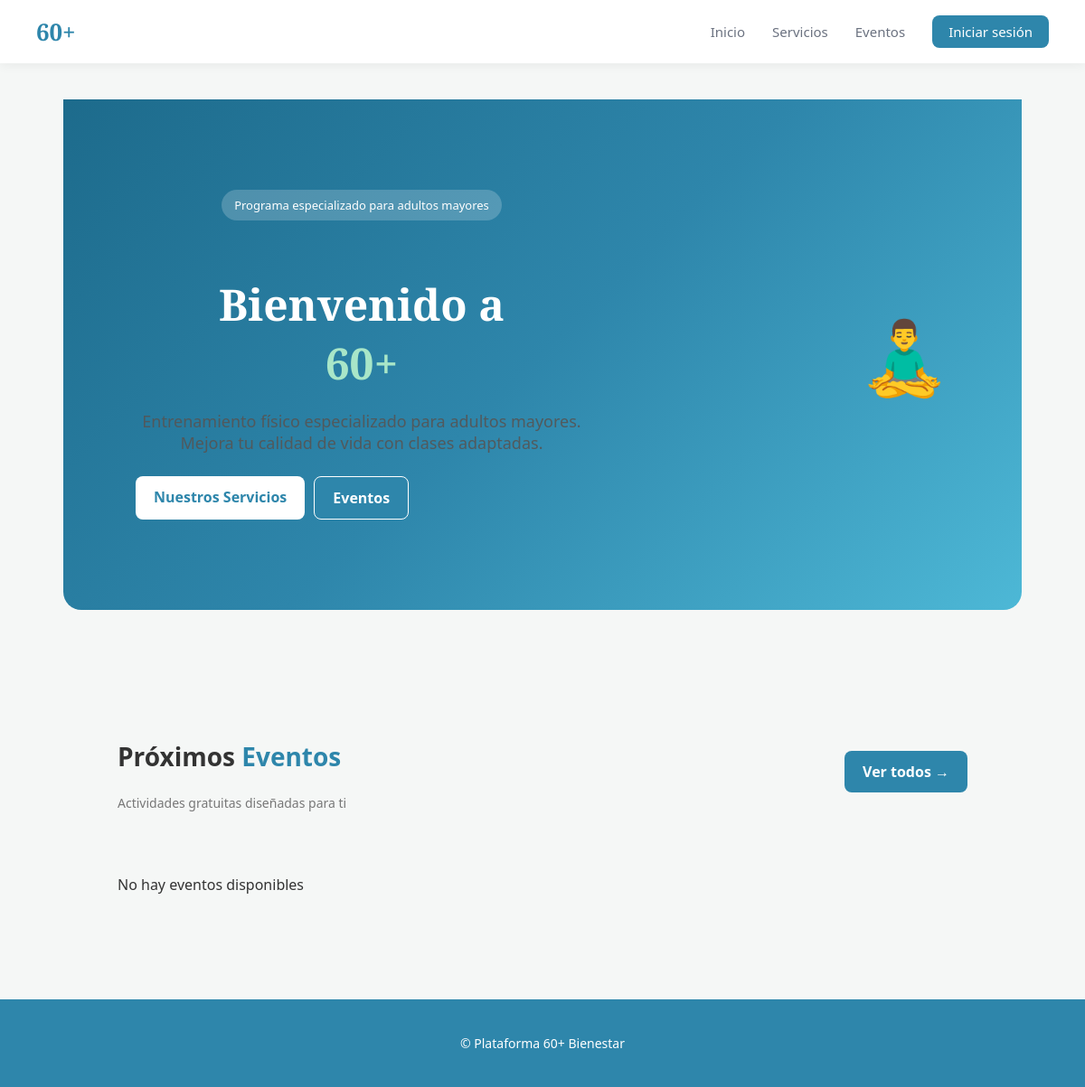
The app's page /, older data.
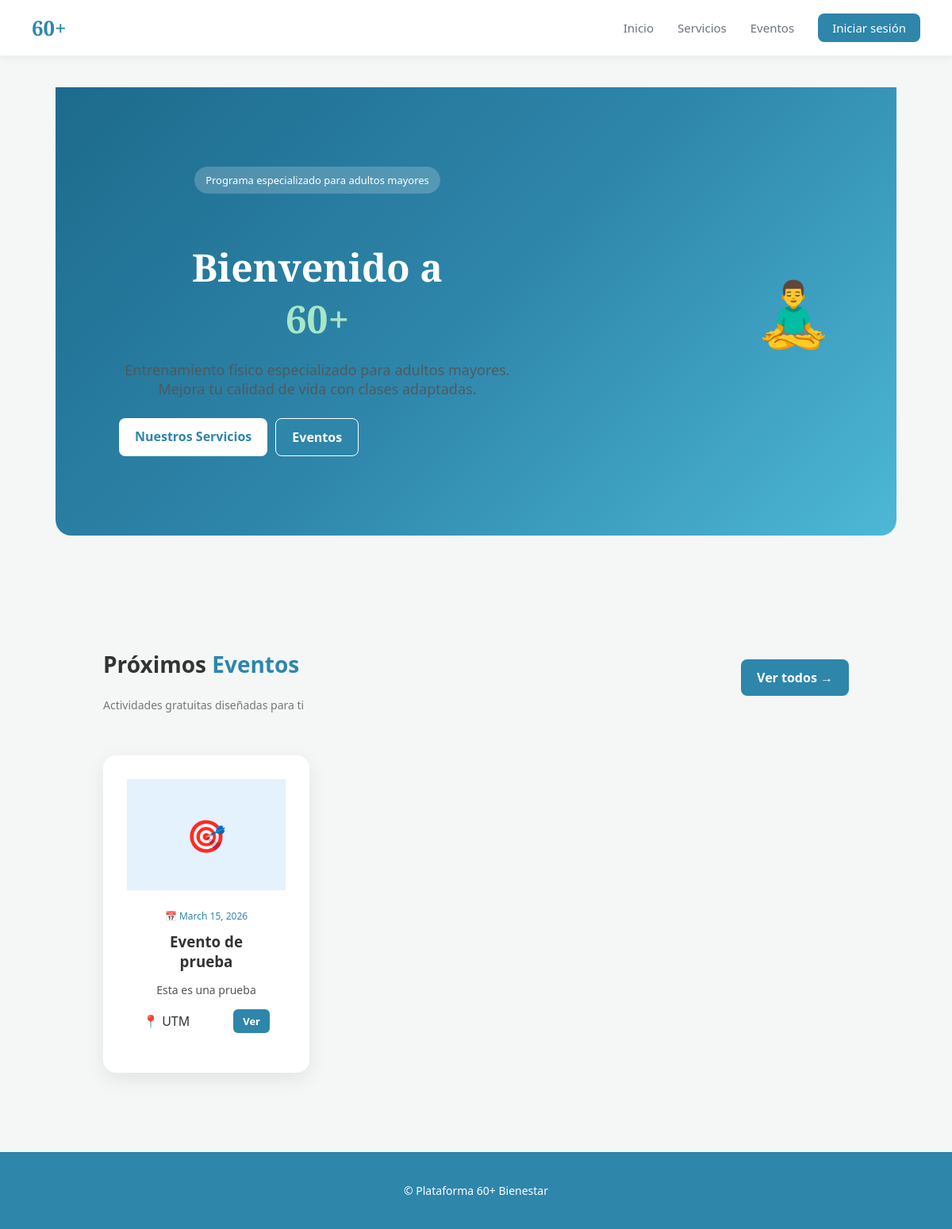
The same page, newer data.
### inicio/models.py (models this page shows, shortened)
class Evento(models.Model):
    nombre = models.CharField(max_length=200)
    descripcion = models.TextField()
    fecha = models.DateField()
    lugar = models.CharField(max_length=200)
    cupo_maximo = models.IntegerField()
    estado = models.CharField(
        max_length=20,
        choices=[
            ('proximo','Próximo'),
            ('realizado','Realizado')
        ]
    )

### inicio/views.py (the view)
# urls.py: path('', views.inicio, name='inicio'),
def inicio(request):
    eventos = Evento.objects.filter(estado='proximo')[:3]
    return render(request, 'inicio/inicio.html',{
        'eventos':eventos
    })

### inicio/templates/inicio/inicio.html
{% extends 'inicio/base.html' %}
{% load static %}
{% block extra_css %}
<link rel="stylesheet" href="{% static 'inicio/css/inicio.css' %}?v=3">
{% endblock %}
{% block content %}
<section class="hero">
    <div class="hero-content">
        <div class="hero-badge">Programa especializado para adultos mayores</div>
        <h1>Bienvenido a<br><em>60+</em></h1>
        <p>
            Entrenamiento físico especializado para adultos mayores. Mejora tu calidad de vida con clases adaptadas.
        </p>
        <div class="hero-buttons">
            <a href="{% url 'servicios' %}" class="btn btn-white">Nuestros Servicios</a>
            <a href="{% url 'eventos' %}" class="btn btn-outline">Eventos</a>
        </div>
    </div>
    <div class="hero-image">
        <div class="hero-img">
            🧘‍♂️
        </div>
    </div>
</section>
<section class="section">
    <div class="section-header">
        <div>
            <h2>Próximos <span>Eventos</span></h2>
            <p>Actividades gratuitas diseñadas para ti</p>
        </div>
        <a href="{% url 'eventos' %}" class="btn btn-blue">
            Ver todos →
        </a>
    </div>
    <div class="cards">
        {% for evento in eventos %}
        <div class="card">
            <div class="card-img">🎯</div>
            <div class="card-body">
                <span class="date">📅 {{ evento.fecha }}</span>
                <h3>{{ evento.nombre }}</h3>
                <p>{{ evento.descripcion|truncatechars:100 }}</p>
                <div class="card-footer">
                    <span>📍 {{ evento.lugar }}</span>
                    <a href="{% url 'detalle_evento' evento.id %}" class="btn btn-small">
                        Ver
                    </a>
                </div>
            </div>
        </div>
        {% empty %}
        <p>No hay eventos disponibles</p>
        {% endfor %}
    </div>
</section>
{% endblock %}

### inicio/templates/inicio/base.html (shortened to what this page needs)
{% load static %}
<!DOCTYPE html>
<html lang="es">
<head>
    <link rel="stylesheet" href="{% static 'inicio/css/style.css' %}">
    {% block extra_css %}{% endblock %}
</head>
<body>
<nav class="nav">
    <div class="nav-container">
        <div class="logo">
            60<span>+</span>
        </div>
        <ul class="nav-links">
            <li><a href="{% url 'inicio' %}">Inicio</a></li>
            <li><a href="{% url 'servicios' %}">Servicios</a></li>
            <li><a href="{% url 'eventos' %}">Eventos</a></li>
            {% if user.is_authenticated %}
            <li>
                <form id="logout-form" method="post" action="{% url 'logout' %}">
                    {% csrf_token %}
                </form>
                <a href="#" onclick="document.getElementById('logout-form').submit(); return false;">
                    Cerrar sesión
                </a>
            </li>
            {% else %}
            <li>
                <a href="{% url 'login' %}" class="btn-nav">
                    Iniciar sesión
                </a>
            </li>
            {% endif %}
        </ul>
    </div>
</nav>
<main>
{% block content %}
{% endblock %}
</main>
<footer class="footer">
<p>© Plataforma 60+ Bienestar</p>
</footer>
</body>
</html>

### inicio/static/inicio/css/style.css (style rules this page uses)
* { box-sizing:border-box; }
html,body { height:100%; margin:0; }
body { font-family:'Segoe UI',Roboto,Arial,sans-serif; background:#f5f7f6; color:#333; display:flex; flex-direction:column; min-height:100vh; }
.nav { background: white; box-shadow: 0 2px 12px rgba(0,0,0,0.06); position: sticky; top: 0; z-index: 1000; }
.nav-container { max-width: 1200px; margin: auto; padding: 0 40px; height: 70px; display: flex; align-items: center; justify-content: space-between; }
.logo { font-family: 'Playfair Display', serif; font-size: 26px; font-weight: 700; color: #2E86AB; }
.logo span { color: #2E86AB; }
.nav-links { list-style: none; display: flex; gap: 30px; align-items: center; }
.nav-links a { text-decoration: none; color: #6B7280; font-weight: 500; font-size: 15px; transition: 0.2s; }
.btn-nav { background: #2E86AB; color: white !important; padding: 8px 18px; border-radius: 8px; font-weight: 600; }
main { flex:1; padding:40px 20px; max-width:1100px; margin:auto; width:100%; }
.hero { text-align:center; padding:100px 20px; background:linear-gradient(135deg,#b7e4c7,#d8f3dc); border-radius:12px; margin-bottom:60px; }
.hero h1 { font-size:40px; margin-bottom:12px; }
.hero p { font-size:18px; color:#555; margin-bottom:30px; }
.btn { display:inline-block; background:#2E86AB; color:white; padding:12px 26px; border-radius:8px; text-decoration:none; font-weight:500; transition:all .2s; }
.cards { display:flex; gap:30px; flex-wrap:wrap; justify-content:center; margin-top:40px; }
.card { background:white; padding:30px; width:260px; border-radius:12px; box-shadow:0 8px 25px rgba(0,0,0,0.08); text-align:center; transition:transform .2s, box-shadow .2s; }
.card h3 { margin-bottom:10px; }
.card p { color:#666; }
.footer { background:#2E86AB; color:white; text-align:center; padding:25px; margin-top:auto; font-size:14px; }

### inicio/static/inicio/css/inicio.css (style rules this page uses)
.hero { width: 100%; background: linear-gradient(135deg, #1d6b8c, #2E86AB, #4db8d6); padding: 100px 80px; display: flex; align-items: center; justify-content: space-between; color: white; border-radius: 0 0 20px 20px; }
.hero-content { max-width: 500px; }
.hero-badge { background: rgba(255,255,255,0.2); padding: 8px 14px; border-radius: 20px; font-size: 13px; margin-bottom: 20px; display: inline-block; }
.hero h1 { font-family: 'Playfair Display', serif; font-size: 48px; margin-bottom: 20px; }
.hero h1 em { color: #a8e6c8; font-style: normal; }
.hero p { margin-bottom: 25px; opacity: 0.9; }
.hero-buttons { display: flex; gap: 10px; }
.btn { padding: 12px 20px; border-radius: 8px; text-decoration: none; font-weight: 600; }
.btn-white { background: white; color: #2E86AB; }
.btn-outline { border: 1px solid white; color: white; }
.hero-image { font-size: 80px; }
.section { padding: 60px; }
.section-header { display: flex; justify-content: space-between; align-items: center; margin-bottom: 30px; }
.section-header h2 { font-size: 28px; }
.section-header span { color: #2E86AB; }
.section-header p { color: #777; font-size: 14px; }
.btn-blue { background: #2E86AB; color: white; }
.cards { display: grid; grid-template-columns: repeat(3, 1fr); gap: 30px; }
.card { background: white; border-radius: 16px; overflow: hidden; box-shadow: 0 8px 24px rgba(0,0,0,0.08); }
.card-img { height: 140px; background: #e3f2fd; display: flex; align-items: center; justify-content: center; font-size: 40px; }
.card-body { padding: 20px; }
.date { font-size: 12px; color: #2E86AB; }
.card h3 { margin: 10px 0; }
.card p { font-size: 14px; color: #555; }
.card-footer { display: flex; justify-content: space-between; align-items: center; margin-top: 15px; }
.btn-small { background: #2E86AB; color: white; padding: 6px 12px; font-size: 13px; border-radius: 6px; }

Row changes from the older to the newer data that the page shows:
added Evento: fecha "March 15, 2026", nombre "Evento de prueba", descripcion "Esta es una prueba", lugar "UTM"
Text that changed along with them:
text no longer shown: "No hay eventos disponibles"
